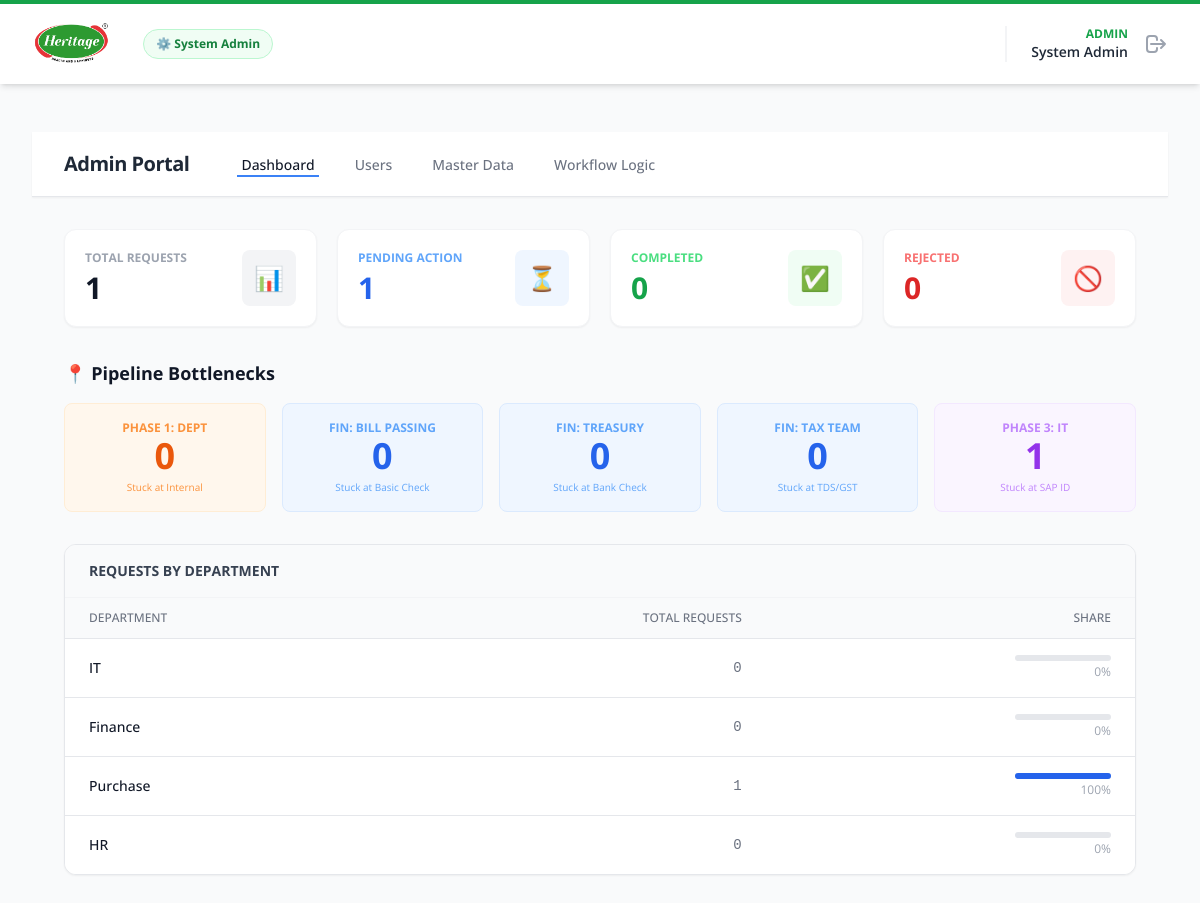
The app's page /admin/workflow (signed in) with its own data.
### app/models.py (models this page shows, shortened)
class User(UserMixin, db.Model):
    id = db.Column(db.Integer, primary_key=True)
    username = db.Column(db.String(64), unique=True, nullable=False)
    email = db.Column(db.String(120), unique=True, nullable=False)
    password_hash = db.Column(db.String(128))
    role = db.Column(db.String(20), nullable=False)
    department = db.Column(db.String(50))
    assigned_category = db.Column(db.String(50))

class Department(db.Model):
    id = db.Column(db.Integer, primary_key=True)
    name = db.Column(db.String(50), unique=True, nullable=False)

### app/blueprints/admin.py (the view, shortened to what this page needs)
@admin_bp.route('/workflow', methods=['GET', 'POST'])
@login_required
def admin_workflow():
    if current_user.role != 'admin': return "Access Denied", 403
    active_tab = request.form.get('active_tab', request.args.get('active_tab', 'dashboard'))
    logic_view = request.form.get('logic_view') or request.args.get('logic_view')
    selected_master_cat = request.form.get('master_category') or request.args.get('master_cat')
    user_dept_view = request.form.get('user_dept') or request.form.get('user_dept_hidden') or request.args.get('user_dept')
    cat_query = db.session.query(MasterData.category).distinct().all()
    master_categories = sorted([c[0] for c in cat_query]) if cat_query else []
    master_items = MasterData.query.filter_by(category=selected_master_cat).all() if selected_master_cat else []
    departments = Department.query.all()
    dept_user_stats = {d.name: {'initiator': 0, 'approver': 0} for d in departments}
    for u in User.query.filter(User.role != 'admin').all():
        if u.department in dept_user_stats:
            r = u.role if u.role in ['initiator', 'approver'] else 'initiator'
            dept_user_stats[u.department][r] += 1
    dept_initiators, dept_approvers = [], []
    if user_dept_view:
        users = User.query.filter_by(department=user_dept_view).filter(User.role != 'admin').all()
        dept_initiators = [u for u in users if u.role == 'initiator']
        dept_approvers = [u for u in users if u.role == 'approver']
    dept_rule_counts = {d.name: 0 for d in departments}
    for d, c in db.session.query(CategoryRouting.department, func.count(CategoryRouting.id)).group_by(CategoryRouting.department).all():
        if d in dept_rule_counts: dept_rule_counts[d] += c
    for d, c in db.session.query(WorkflowStep.department, func.count(WorkflowStep.id)).group_by(WorkflowStep.department).all():
        if d in dept_rule_counts: dept_rule_counts[d] += c
    dept_rules, dept_steps, dept_it_routes = [], [], []
    finance_users = []
    if logic_view == 'FINANCE_COMMON':
        finance_users = User.query.filter(User.username.in_(['Bill Passing Team', 'Treasury Team', 'Tax Team'])).all()
        order = {'Bill Passing Team': 1, 'Treasury Team': 2, 'Tax Team': 3}
        finance_users.sort(key=lambda u: order.get(u.username, 99))
    elif logic_view == 'IT_COMMON':
        dept_it_routes = ITRouting.query.all()
    elif logic_view:
        dept_rules = CategoryRouting.query.filter_by(department=logic_view).all()
        dept_steps = WorkflowStep.query.filter_by(department=logic_view).order_by(WorkflowStep.step_order).all()
    stats = admin_service.get_dashboard_stats()
    return render_template('admin/workflow.html',
        departments=departments, stats=stats, activeTab=active_tab,
        master_categories=master_categories, selected_master_cat=selected_master_cat, master_items=master_items,
        logic_view=logic_view, dept_rule_counts=dept_rule_counts, dept_rules=dept_rules, dept_steps=dept_steps,
        dept_it_routes=dept_it_routes, finance_users=finance_users, user_dept_view=user_dept_view,
        dept_user_stats=dept_user_stats, dept_initiators=dept_initiators, dept_approvers=dept_approvers, json=json
    )

### app/__init__.py (called while the page is built)
def create_app(config_class=Config):
    app = Flask(__name__)
    app.config.from_object(config_class)
    db.init_app(app)
    mail.init_app(app)
    login_manager.init_app(app)
    migrate.init_app(app, db)
    init_celery(app, celery)
    login_manager.login_view = 'auth.login'
    login_manager.login_message_category = 'info'
    @login_manager.user_loader
    def load_user(user_id):
        return db.session.get(User, int(user_id))
    from .blueprints.main import main_bp
    from .blueprints.auth import auth_bp
    from .blueprints.admin import admin_bp
    from .blueprints.vendor import vendor_bp
    app.register_blueprint(main_bp)
    app.register_blueprint(auth_bp, url_prefix='/auth')
    app.register_blueprint(admin_bp, url_prefix='/admin')
    app.register_blueprint(vendor_bp, url_prefix='/vendor')
    with app.app_context():
        db.create_all()
    return app

### app/templates/admin/workflow.html (shortened to what this page needs)
{% extends "base.html" %}
{% block content %}
<div class="min-h-screen bg-gray-50 flex flex-col">
    <div class="bg-white border-b border-gray-200 sticky top-0 z-30 shadow-sm">
        <div class="max-w-7xl mx-auto px-4 sm:px-6 lg:px-8">
            <div class="flex space-x-8 h-16 items-center">
                <span class="text-xl font-bold text-gray-800 tracking-tight mr-4">Admin Portal</span>
                <a href="?active_tab=dashboard" class="inline-flex items-center px-1 pt-1 border-b-2 text-sm font-medium transition-colors duration-200 {{ 'border-blue-500 text-gray-900' if activeTab == 'dashboard' else 'border-transparent text-gray-500 hover:text-gray-700' }}">Dashboard</a>
                <a href="?active_tab=users" class="inline-flex items-center px-1 pt-1 border-b-2 text-sm font-medium transition-colors duration-200 {{ 'border-blue-500 text-gray-900' if activeTab == 'users' else 'border-transparent text-gray-500 hover:text-gray-700' }}">Users</a>
                <a href="?active_tab=masters" class="inline-flex items-center px-1 pt-1 border-b-2 text-sm font-medium transition-colors duration-200 {{ 'border-blue-500 text-gray-900' if activeTab == 'masters' else 'border-transparent text-gray-500 hover:text-gray-700' }}">Master Data</a>
                <a href="?active_tab=logic" class="inline-flex items-center px-1 pt-1 border-b-2 text-sm font-medium transition-colors duration-200 {{ 'border-blue-500 text-gray-900' if activeTab == 'logic' else 'border-transparent text-gray-500 hover:text-gray-700' }}">Workflow Logic</a>
            </div>
        </div>
    </div>
    <div class="flex-1 max-w-7xl mx-auto w-full px-4 sm:px-6 lg:px-8 py-8">
        {% if activeTab == 'dashboard' %}
        <div class="space-y-8">
            <div class="grid grid-cols-1 gap-5 sm:grid-cols-2 lg:grid-cols-4">
                <div class="bg-white p-5 rounded-xl border border-gray-100 shadow-sm flex items-center justify-between"><div><dt class="text-xs font-bold text-gray-400 uppercase">Total Requests</dt><dd class="text-3xl font-bold text-gray-900 mt-1">{{ stats.total }}</dd></div><div class="bg-gray-100 p-3 rounded-lg text-2xl">📊</div></div>
                <div class="bg-white p-5 rounded-xl border border-gray-100 shadow-sm flex items-center justify-between"><div><dt class="text-xs font-bold text-blue-400 uppercase">Pending Action</dt><dd class="text-3xl font-bold text-blue-600 mt-1">{{ stats.pending }}</dd></div><div class="bg-blue-50 p-3 rounded-lg text-2xl">⏳</div></div>
                <div class="bg-white p-5 rounded-xl border border-gray-100 shadow-sm flex items-center justify-between"><div><dt class="text-xs font-bold text-green-400 uppercase">Completed</dt><dd class="text-3xl font-bold text-green-600 mt-1">{{ stats.completed }}</dd></div><div class="bg-green-50 p-3 rounded-lg text-2xl">✅</div></div>
                <div class="bg-white p-5 rounded-xl border border-gray-100 shadow-sm flex items-center justify-between"><div><dt class="text-xs font-bold text-red-400 uppercase">Rejected</dt><dd class="text-3xl font-bold text-red-600 mt-1">{{ stats.rejected }}</dd></div><div class="bg-red-50 p-3 rounded-lg text-2xl">🚫</div></div>
            </div>
            <div>
                <h2 class="text-lg font-bold text-gray-900 mb-4">📍 Pipeline Bottlenecks</h2>
                <div class="grid grid-cols-5 gap-4">
                    <div class="bg-orange-50 border border-orange-100 rounded-lg p-4 text-center"><div class="text-xs font-bold text-orange-400 uppercase">Phase 1: Dept</div><div class="text-4xl font-bold text-orange-600">{{ stats.bottlenecks.dept }}</div><div class="text-[10px] text-orange-400 mt-1">Stuck at Internal</div></div>
                    <div class="bg-blue-50 border border-blue-100 rounded-lg p-4 text-center"><div class="text-xs font-bold text-blue-400 uppercase">Fin: Bill Passing</div><div class="text-4xl font-bold text-blue-600">{{ stats.bottlenecks.bill }}</div><div class="text-[10px] text-blue-400 mt-1">Stuck at Basic Check</div></div>
                    <div class="bg-blue-50 border border-blue-100 rounded-lg p-4 text-center"><div class="text-xs font-bold text-blue-400 uppercase">Fin: Treasury</div><div class="text-4xl font-bold text-blue-600">{{ stats.bottlenecks.treasury }}</div><div class="text-[10px] text-blue-400 mt-1">Stuck at Bank Check</div></div>
                    <div class="bg-blue-50 border border-blue-100 rounded-lg p-4 text-center"><div class="text-xs font-bold text-blue-400 uppercase">Fin: Tax Team</div><div class="text-4xl font-bold text-blue-600">{{ stats.bottlenecks.tax }}</div><div class="text-[10px] text-blue-400 mt-1">Stuck at TDS/GST</div></div>
                    <div class="bg-purple-50 border border-purple-100 rounded-lg p-4 text-center"><div class="text-xs font-bold text-purple-400 uppercase">Phase 3: IT</div><div class="text-4xl font-bold text-purple-600">{{ stats.bottlenecks.it }}</div><div class="text-[10px] text-purple-400 mt-1">Stuck at SAP ID</div></div>
                </div>
            </div>
            <div class="bg-white border border-gray-200 rounded-xl shadow-sm overflow-hidden">
                <div class="px-6 py-4 border-b border-gray-100 bg-gray-50"><h3 class="text-sm font-bold text-gray-700 uppercase">Requests by Department</h3></div>
                <table class="min-w-full divide-y divide-gray-200"><thead class="bg-gray-50"><tr><th class="px-6 py-3 text-left text-xs font-medium text-gray-500 uppercase">Department</th><th class="px-6 py-3 text-right text-xs font-medium text-gray-500 uppercase">Total Requests</th><th class="px-6 py-3 text-right text-xs font-medium text-gray-500 uppercase">Share</th></tr></thead><tbody class="bg-white divide-y divide-gray-200">{% for dept in departments %}<tr class="hover:bg-gray-50"><td class="px-6 py-4 text-sm font-medium text-gray-900">{{ dept.name }}</td><td class="px-6 py-4 text-right text-sm text-gray-500 font-mono">{{ stats.req_by_dept.get(dept.name, 0) }}</td><td class="px-6 py-4 text-right text-sm">{% set count = stats.req_by_dept.get(dept.name, 0) %}{% set percent = (count / stats.total * 100)|round|int if stats.total > 0 else 0 %}<div class="w-24 ml-auto bg-gray-200 rounded-full h-1.5"><div class="bg-blue-600 h-1.5 rounded-full" style="width: {{ percent }}%"></div></div><span class="text-xs text-gray-400">{{ percent }}%</span></td></tr>{% endfor %}</tbody></table>
            </div>
        </div>
        {% endif %}
    </div>
</div>
{% endblock %}

### app/templates/base.html (shortened to what this page needs)
<!DOCTYPE html>
<html lang="en">
<head>
    <script src="https://cdn.tailwindcss.com"></script>
</head>
<body class="bg-gray-50 text-gray-800">
    <nav class="bg-white shadow-md border-t-4 border-green-600 sticky top-0 z-50">
        <div class="max-w-7xl mx-auto px-4 sm:px-6 lg:px-8">
            <div class="flex justify-between h-20">
                <div class="flex items-center space-x-8">
                    <a href="{{ url_for('main.dashboard') }}" class="flex items-center gap-3">
        <img src="{{ url_for('static', filename='images/logo.png') }}" alt="Heritage Foods Logo" class="h-12 w-auto">
    </a>
                    {% if current_user.is_authenticated and current_user.role == 'admin' %}
                        <a href="{{ url_for('admin.admin_workflow') }}" class="ml-6 px-3 py-1.5 rounded-full text-xs font-bold text-green-700 bg-green-50 border border-green-200 hover:bg-green-100 flex items-center transition">
                            <span>⚙️ System Admin</span>
                        </a>
                    {% endif %}
                </div>
                <div class="flex items-center space-x-6">
                    {% if current_user.is_authenticated %}
                        <div class="flex items-center border-l-2 border-gray-100 pl-6">
                            <div class="text-right mr-4 hidden sm:block">
                                <div class="text-xs text-green-600 font-bold uppercase">{{ current_user.role }}</div>
                                <div class="text-sm font-semibold text-gray-800">{{ current_user.username }}</div>
                            </div>
                            <a href="{{ url_for('auth.logout') }}" class="text-gray-400 hover:text-red-500 transition">
                                <svg xmlns="http://www.w3.org/2000/svg" class="h-6 w-6" fill="none" viewBox="0 0 24 24" stroke="currentColor">
                                    <path stroke-linecap="round" stroke-linejoin="round" stroke-width="2" d="M17 16l4-4m0 0l-4-4m4 4H7m6 4v1a3 3 0 01-3 3H6a3 3 0 01-3-3V7a3 3 0 013-3h4a3 3 0 013 3v1" />
                                </svg>
                            </a>
                        </div>
                    {% endif %}
                </div>
            </div>
        </div>
    </nav>
    <main class="max-w-7xl mx-auto px-4 sm:px-6 lg:px-8 py-6 pb-20">
        {% block content %}{% endblock %}
    </main>
</body>
</html>

### app/templates/base.html (style rules this page uses)
body { font-family: 'Open Sans', sans-serif; }

### records on screen
User: role "ADMIN", username "System Admin"
Department: name "IT", req_by_dept.get "0", percent "0"
Department: name "Finance", req_by_dept.get "0", percent "0"
Department: name "Purchase", req_by_dept.get "1", percent "100"
Department: name "HR", req_by_dept.get "0", percent "0"

### other values on screen
{{ stats.total }} "1"
{{ stats.pending }} "1"
{{ stats.completed }} "0"
{{ stats.rejected }} "0"
{{ stats.bottlenecks.dept }} "0"
{{ stats.bottlenecks.bill }} "0"
{{ stats.bottlenecks.treasury }} "0"
{{ stats.bottlenecks.tax }} "0"
{{ stats.bottlenecks.it }} "1"
